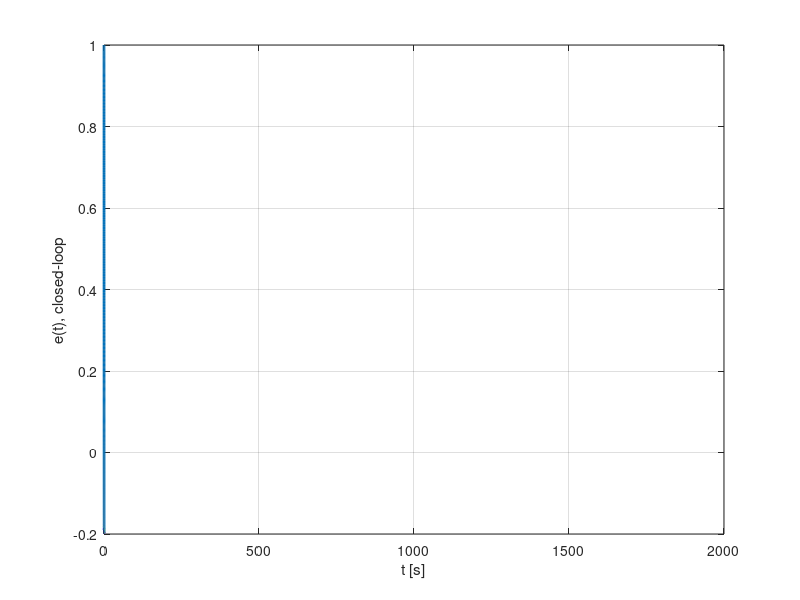

This figure's MATLAB source:
% ECE 141 Project Part 1 Question 2
% Bailun Wu
% Closed-Loop PID controller with constant reference signal

%Define variables
s = tf('s');
t = 0:0.001:1500;
sigma = 5;
tau1 = 0.1;
tau2 = 0.1;
Ro = 1;
Wo = 1;

%Controller
%Note1: kp < 400(1+kd)
%Note2: Ki < 5kp(1+kd) - 0.0125kp^2
%Note3: Ki > 0   
diffp = 6300;
diffi = 7874;
Kd = 15;
Kp = 400*(1+Kd) - diffp;
Ki = 5*Kp*(1+Kd) - 0.0125*Kp^2 - diffi;

%Plotting
A = s^2*(tau1*s+1)*(tau2*s+1);
B = (Kp*s+Kd*s^2+Ki)*tau1*tau2*sigma;
C = (tau1*s+1)*s;
sysE = Ro-(Ro*B+Wo*C)/(A+B);
err = step(sysE,t);
figure(1);
plot(t,err,'LineWidth',2)
grid on
xlabel('t [s]');
ylabel('e(t), closed-loop');


